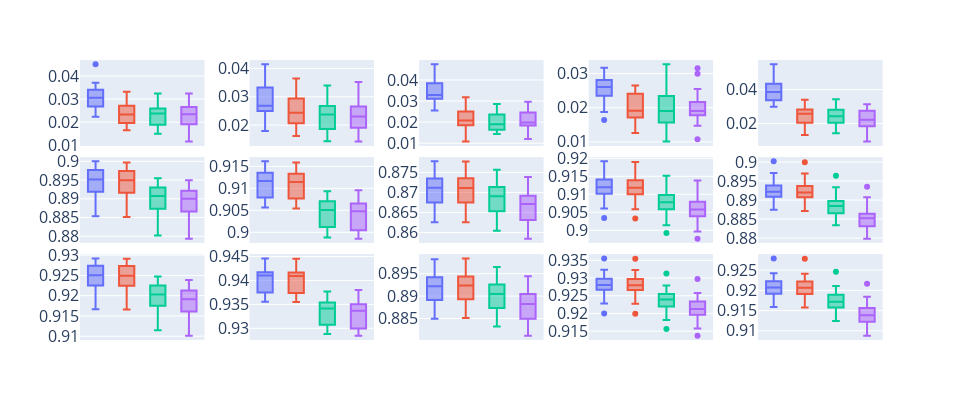

Write notebook code for a chart like this one.
### Markdown cell above
# Bayes Approach 3: Convert to Point Prediction

### Code cell
fig = get_plot_metric(df, 'convert', model_names)
fig.write_image('convert_boxplot.png', scale = 3)
fig.show()
